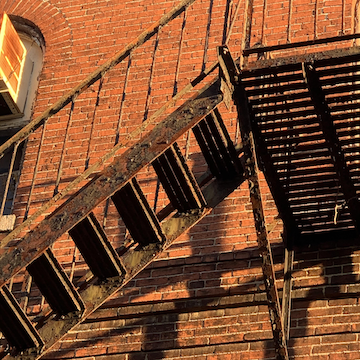
#> input picture pr1_images/stairs.png, 360 x 360 px
$ python Pelster_CISC442_PR1.py
#> lines starting #> are read from the running program, lines starting #| are printed output that depends on the picture
"""
Kara Pelster
CISC442
Programming Assignment 1

"""
import cv2
import matplotlib.pyplot as plt
import numpy as np
from skimage.exposure import rescale_intensity
import sys
from mpmath import mp

# [16 lines left out: function click_event, not called in this run]

def getting_image_points(img, points):
	"""
	:param img: image to get coordinates from
	:param points: array to add points to that is used in click_event
	:return:
	"""
	cv2.imshow('image', img)
	cv2.setMouseCallback('image', click_event)
	cv2.waitKey(0)
	cv2.destroyAllWindows()
	return points

def Convolve(image, kernel):
	"""
	A1.
	Given an image and a kernel, convolve image with kernel
	Image can be grayscale or RGB

	:param image: image to convolve
	:param kernel: kernel to convolve with. a matrix
	:return: returns resulting convolved image
	"""

	# parameter dimensions
	# image
	(imH, imW) = image.shape[:2]
	# kernel
	(knH, knW) = kernel.shape[:2]

	# padding for image border
	pad = (knW-1)//2


	# add border to image
	# https: // www.geeksforgeeks.org / python - opencv - cv2 - copymakeborder - method /
	image = cv2.copyMakeBorder(image, pad, pad, pad, pad, cv2.BORDER_REPLICATE)

	#empty matrix to store convolved image
	result = np.zeros((imH, imH, 3), dtype="float32")
	# print(result.shape)

	# iterate over image and apply kernel
	for column in np.arange(pad, imH + pad):
		for row in np.arange(pad, imW + pad):
			for channel in range(3):

				# print(c, r, channel)
				# roi = region of interest; centered region about coordinates
				roi = image[column - pad:column + pad + 1, row - pad:row + pad + 1, channel]

				# convolution
				convxy = (roi * kernel).sum()

				# put convolved value in result
				result[column - pad, row - pad, channel] = convxy

	# scale new image to be in typical rgb range
	result = rescale_intensity(result, in_range=(0,255))
	result = (result*255).astype("uint8")
	return result

def smoothed_image(image):
	"""
	A2.
	Given an image, apply gaussian filter and reduce its width and height by half
	:param image: image to apply gaussian filter to
	:return: return gaussian smoothed image
	"""
	# define Gaussian filter
	gaussian_filter = np.array(
		[[1, 2, 1],
		 [2, 4, 2],
		 [1, 2, 1]]
	) / 16.0
	# gaussian kernel from notes

	# apply convolution from 1 where g is the kernel
	smoothed_im = Convolve(image, gaussian_filter)

	return smoothed_im

def resize_image(image, factor):
	"""
	A. given an image and scaling factor, resize image. assumed to have already been smoothed if needed

	:param image: image to be resized
	:param factor: factor to scale image with
	:return: scaled image
	"""

	# image = smoothed_image(image)

	# new image parameters
	(imH, imW) = image.shape[:2]
	(newimH, newimW) = (int(imH*factor), int(imW*factor))

	# define new matrix to put new value in
	new_image = np.zeros((newimH, newimW, 3), dtype = "float32")

	# reduce by half
	for column in range(newimW):
		for row in range(newimH):
			new_image[column][row] = image[int(column/factor)][int(row/factor)]

	# scale new image to be in typical rgb range
	new_image = rescale_intensity(new_image, in_range=(0, 255))
	new_image = (new_image * 255).astype("uint8")

	return new_image

def Reduce(image):
	"""
	A2. Reduce image by one half. Smooths image with gaussian kernel first
	uses resize_image(image) to scale
	:param image: image to be reduced
	:return: reduced image
	"""
	#  applies gaussian smoothing kernel to image before reducing
	return resize_image(smoothed_image(image), 0.5)

def Expand(image):
	"""
	A3. Expand image by factor of 2.
	uses resize_image(image) to scale
	:param image: image to be expanded
	:return: expanded image
	"""
	return resize_image(image, 2)

def GaussianPyramid(image, num_levels):
	"""
	A4. Creates a Gaussian pyramid with a specified number of levels. Applies gaussian smoothing first
	:param image: image to create pyramid with
	:param num_levels: number of levels of pyramid
	:return: gaussian pyramid with specified number of levels
	"""
	# smooth image first with gaussian pyramid
	image = smoothed_image(image)
	# initialize pyramid
	pyramid = [image]
	for level in range(1,num_levels+1):
		# for each level reduce last level
		im = Reduce(pyramid[level-1])
		# add  image to pyramid
		pyramid.append(im)
	return pyramid

def LaplacianPyramids(image, gaussian_pyramid, num_levels):
	"""
	A5. Creates Laplacian pyramid with a specified number of levels.
	:param image: image to create gaussian pyramid
	:param gaussian_pyramid: a gaussian pyramid that has already been applied to the image
	:param num_levels: number of levels of pyramid
	:return: laplacian pyramid with specified number of levels
	"""
	#gaussian = smoothed_image(image)
	# initialize pyramid
	pyramid = [gaussian_pyramid[num_levels]]
	for level in reversed(range(num_levels)):
		(imH, imW) = gaussian_pyramid[level].shape[:2]
		# expand gaussian pyramid level
		expanded_image = Expand(gaussian_pyramid[level+1])
		# get new dimensions
		(newimH, newimW) = expanded_image.shape[:2]
		expanded_image = cv2.copyMakeBorder(expanded_image, 0, imH - newimH, 0, imW - newimW, cv2.BORDER_REPLICATE)
		# take difference of gaussian image and expanded laplacian and add to pyamid
		pyramid.append(gaussian_pyramid[level] - expanded_image)
	return pyramid

def Reconstruct(laplacian_pyramid, num_levels):
	"""
	A6. Collapses laplacian pyramid to generate original image
	:param laplacian_pyramid: laplacian pyramid to collapse
	:param num_levels: number of levels in pyramid
	:return: reconstructed image
	"""
	# initialize matrix to add levels to
	reconstructed_matrix = None
	# iterate through levels in input laplacian pyramid
	for level in range(len(laplacian_pyramid)):
		if level == 0:
			# first level of reconstructed is first level of laplacian
			reconstructed_matrix = laplacian_pyramid[level]
		else:
			# here is where we start adding back pyramids
			(imH, imW) = laplacian_pyramid[level].shape[:2]
			# double size of matrix using Expand
			expanded_image = Expand(reconstructed_matrix)
			# get new height and width
			(newimH, newimW) = expanded_image.shape[:2]
			expanded_image = cv2.copyMakeBorder(expanded_image, 0, imH - newimH, 0, imW - newimW, cv2.BORDER_REPLICATE)
			reconstructed_matrix = expanded_image + laplacian_pyramid[level]
	return reconstructed_matrix

# [136 lines left out: functions MyAffine, getPerspectiveTransform, HarrisDetector, CrossCorrelation, Blend, not called in this run]


if __name__ == "__main__":

	# --------------------------------------------
	# CONVOLVE IMAGE WITH KERNEL
	# --------------------------------------------
	print("--------------------------------------------\nCONVOLVE IMAGE WITH KERNEL\n--------------------------------------------\nExit window to continue.")

	# read original image
	original_im = cv2.imread('pr1_images/stairs.png')
#> original_im is the input picture: shape (360, 360, 3); mean B, G, R 46.2, 74.3, 121

	# convolve image
	# define kernel
	kernel = np.ones((3, 3)) / 9
	convolve = Convolve(original_im, kernel)
#> after the loop in Convolve, `for column in np.arange(pad, imH + pad):`:
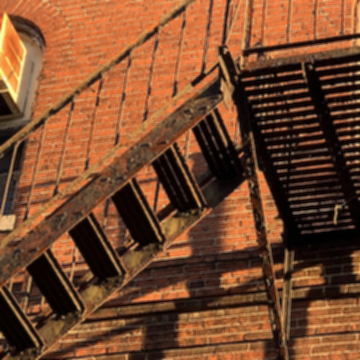
#> result: shape (360, 360, 3) float32; mean of channels 0, 1, 2 46.2, 74.3, 121; drawn as B, G, R

	# plot original and convolved images next to each other
	fig1 = plt.figure(figsize=(8, 8))
	plt.subplot(121), plt.imshow(original_im[:, :, ::-1]), plt.title('Original Image')
	plt.subplot(122), plt.imshow(convolve[:, :, ::-1]), plt.title('Convolved Image')
	plt.show()
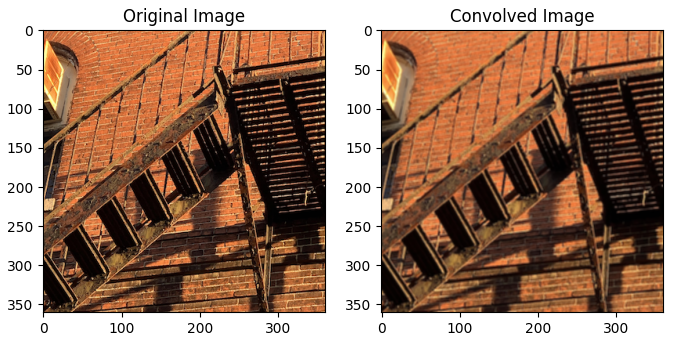
#> figure drawn by matplotlib, 2 panels

	# --------------------------------------------
	# REDUCE IMAGE
	# --------------------------------------------
	print(
		"--------------------------------------------\nREDUCE IMAGE\n--------------------------------------------\nExit window to continue.")
	reduce = Reduce(original_im)
#> in resize_image, `(imH, imW) = image.shape[:2]`: imH = 360
#> in resize_image, `(newimH, newimW) = (int(imH*factor), int(imW*factor))`: newimH = 180
	fig2 = plt.figure(figsize=(8, 8))
	plt.subplot(121), plt.imshow(original_im[:, :, ::-1]), plt.title('Original Image')
	plt.subplot(122), plt.imshow(reduce[:, :, ::-1]), plt.title('Reduced Image (Note Scale)')
	plt.show()

	# --------------------------------------------
	# EXPAND IMAGE
	# --------------------------------------------
	print(
		"--------------------------------------------\nEXPAND IMAGE\n--------------------------------------------\nExit window to continue.")
	expand = Expand(original_im)
#> call 2 of resize_image, with factor = 2
#> after the loop in resize_image (call 2), `for column in range(newimW):`:
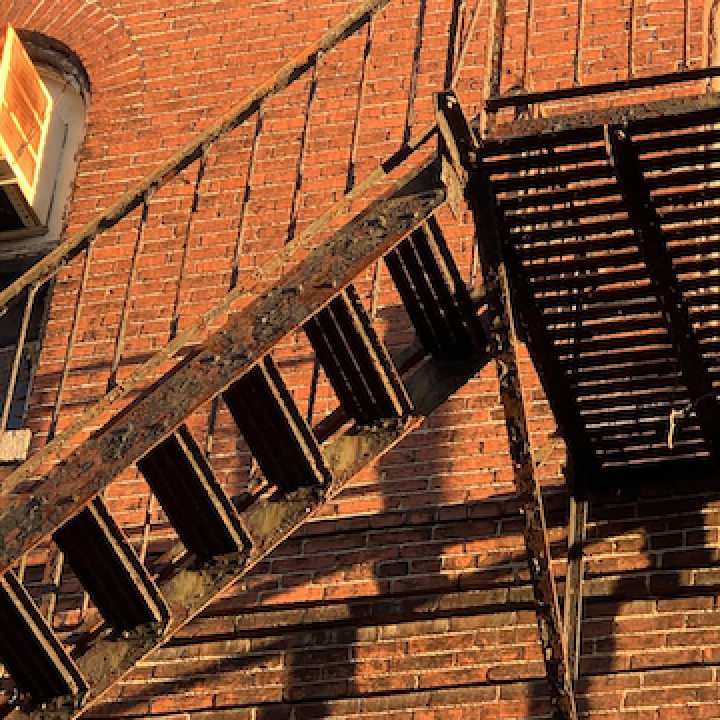
#> new_image: shape (720, 720, 3) float32; mean B, G, R 46.2, 74.3, 121
	fig3 = plt.figure(figsize=(8, 8))
	plt.subplot(121), plt.imshow(original_im[:, :, ::-1]), plt.title('Original Image')
	plt.subplot(122), plt.imshow(expand[:, :, ::-1]), plt.title('Expanded Image (Note Scale)')
	plt.show()

	# --------------------------------------------
	# GAUSSIAN PYRAMID
	# --------------------------------------------
	print(
		"--------------------------------------------\nGAUSSIAN PYRAMID\n--------------------------------------------\nExit window to continue.")
	gaussian_pyramid = GaussianPyramid(original_im, 4)
#> the loop in GaussianPyramid, `for level in range(1,num_levels+1):` made 4 passes
#> pass 1, in Convolve (call 4), `image = cv2.copyMakeBorder(image, pad, pad, pad, pad, cv2.BORDER_REPLI..`:
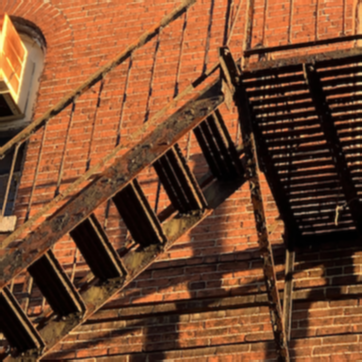
#> image: shape (362, 362, 3); mean of channels 0, 1, 2 45.9, 74.1, 120.8; drawn as B, G, R
#> after the loop in GaussianPyramid, `for level in range(1,num_levels+1):`: pyramid = 5 items
#> gaussian_pyramid = 5 items
	o = 1
	fig = plt.figure(figsize=(10, 10))
	for i in gaussian_pyramid:
		plt.subplot(1, len(gaussian_pyramid), o), plt.imshow(i[:, :, ::-1]), plt.title('Gaussian ' + str(o))
		o += 1
#> this loop made 5 passes
#> after the loop, o = 6
	plt.show()

	# --------------------------------------------
	# LAPLACIAN PYRAMID
	# --------------------------------------------
	print(
		"--------------------------------------------\nLAPLACIAN PYRAMID\n--------------------------------------------\nExit window to continue.")
	laplacian_pyramid = LaplacianPyramids(original_im, gaussian_pyramid, 4)
#> after the loop in LaplacianPyramids, `for level in reversed(range(num_levels)):`: pyramid = 5 items
#> laplacian_pyramid = 5 items
	o = 1
	fig = plt.figure(figsize=(10, 10))
	for i in laplacian_pyramid:
		plt.subplot(1, len(gaussian_pyramid), o), plt.imshow(i[:, :, ::-1]), plt.title('Laplacian ' + str(o))
		o += 1
#> after the loop, o = 6
	plt.show()
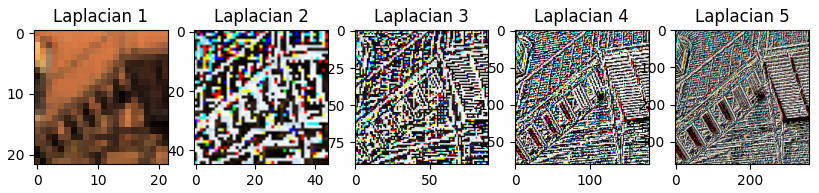
#> figure drawn by matplotlib, 5 panels

	# --------------------------------------------
	# RECONSTRUCT
	# --------------------------------------------
	print(
		"--------------------------------------------\nRECONSTRUCT\n--------------------------------------------\nExit window to continue.")

	reconstruct = Reconstruct(laplacian_pyramid, 4)
#> the loop in Reconstruct, `for level in range(len(laplacian_pyramid)):` made 5 passes
#> (newimH, newimW) on passes 2 to 5: (44, 44), (90, 90), (180, 180), (360, 360)
	fig1 = plt.figure(figsize=(8, 8))
	plt.subplot(121), plt.imshow(original_im[:, :, ::-1]), plt.title('Original Image')
	plt.subplot(122), plt.imshow(reconstruct[:, :, ::-1]), plt.title('Reconstructed Image')
	plt.show()

	# --------------------------------------------
	# 3 POINT AFFINE TRANSFORMATION
	# --------------------------------------------
	print(
		"--------------------------------------------\n3 POINT AFFINE TRANSFORMATION\n--------------------------------------------\nExit window to continue.")
	# original image
	star_image = cv2.imread('pr1_images/star.png')
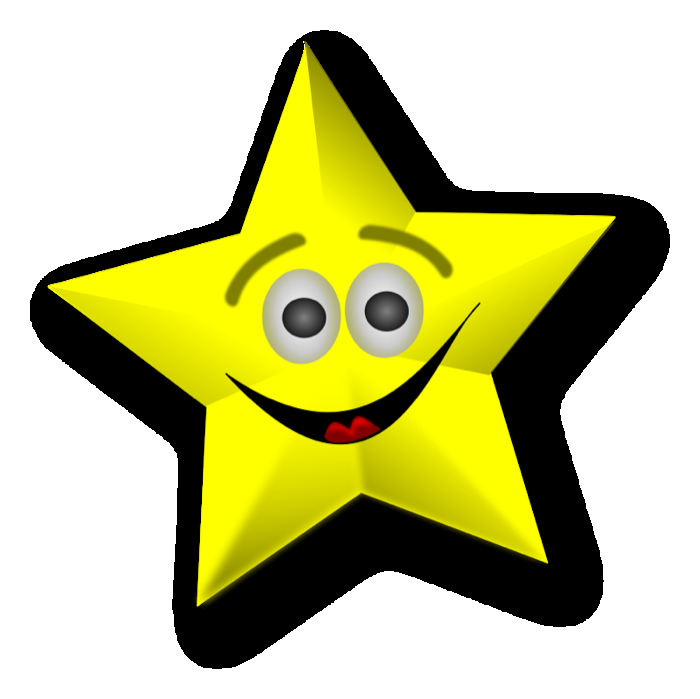
#> input picture pr1_images/star.png, 700 x 699 px
#> star_image is the input picture: shape (699, 700, 3); mean B, G, R 142, 198.3, 198.6

	# Select 3 Corresponding points on original image
	"""
	Select three points to be stored as source points to compute affine matrix.
	Next, a transformed image with a known affine transformation will display in which you select the corresponding points
	"""
	print("Click on three points. Press any key to continue.")
	points = []
	img = star_image.copy()
	# [4 lines of commented-out code are left out]
	points = getting_image_points(img, points)
#> points = []
	# set source points to resulting points from click_event
	source = (np.float32(points)).copy()
#> source = empty array

	# Select 3 Corresponding points on affine transformed image
	"""
	Select three points to be stored as destination points to compute affine matrix. Three points must match with
	original image to compute accurate transformation matrix
	"""
	print("\nClick on three corresponding points to original image. Press any key to continue.")
	affine_matrix = np.matrix([[1, -0.25, 0.25], [0, 1, 0]])  # bottom row [0, 0, 1] is omitted for cv2.warpAffine
	img = cv2.warpAffine(star_image, affine_matrix, (star_image.shape[1], star_image.shape[0]))
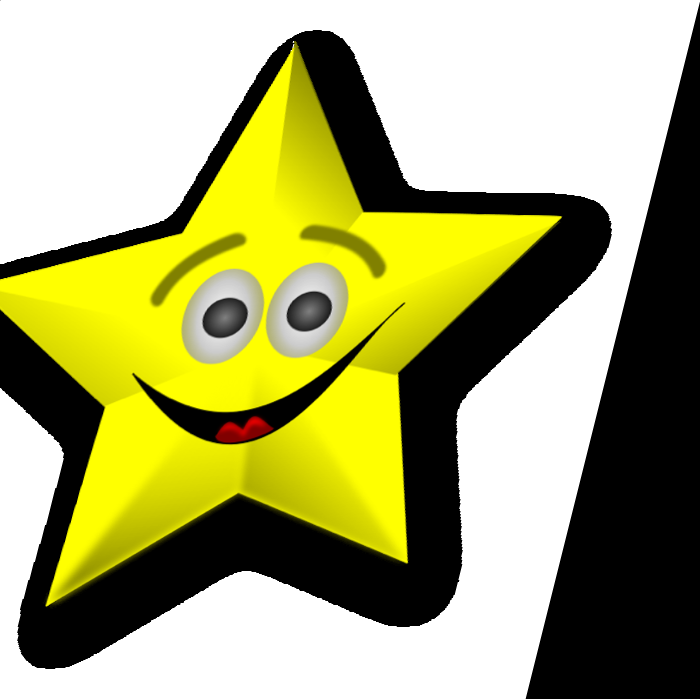
#> img: shape (699, 700, 3); mean B, G, R 112.4, 168.6, 168.9
	# reset global points
	points = []
	points = getting_image_points(img, points)
	# set destination points to resulting points from click_event
	destination = np.float32(points).copy()
#> destination = empty array

	# Compute built in affine transformation matrix with corresponding source/destination points
	print("Built-in Affine Transformation")
#> (the run stopped early here; a loop or call above may not have finished)
